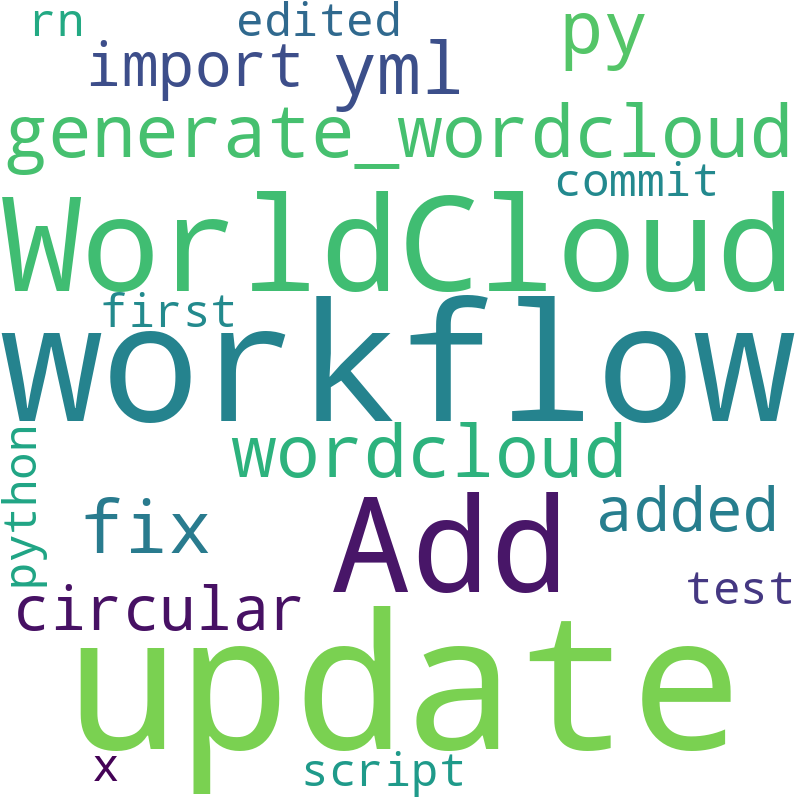

Reproduce this figure in Python.
from wordcloud.wordcloud import WordCloud
import matplotlib.pyplot as plt
import subprocess

# Get all GitHub commit messages via command line
# git log --pretty=format:%s > commitMessages.txt
# Execute the git log command and redirect the output to a file
with open('commitmsgs.txt', 'w') as f:
    subprocess.run(['git', 'log', '--pretty=format:%s'], stdout=f)
with open('commitmsgs.txt', 'r') as f:
    textParts = f.read().split('\n')

for textPart in textParts:
    if "merge" in textPart.lower():
        textParts.remove(textPart)
    #if "wordcloud" or "worldcloud" in textPart.lower():
    #    textParts.remove(textPart)

text = ' '.join(textParts)

# Create a WordCloud object
wordcloud = WordCloud(width=800, height=800, background_color='white', min_font_size=10).generate(text)

# Display the generated image:
plt.figure(figsize=(8,8), facecolor=None)
plt.imshow(wordcloud)
plt.axis("off")
plt.tight_layout(pad=0)

plt.savefig('wordcloud.png')
